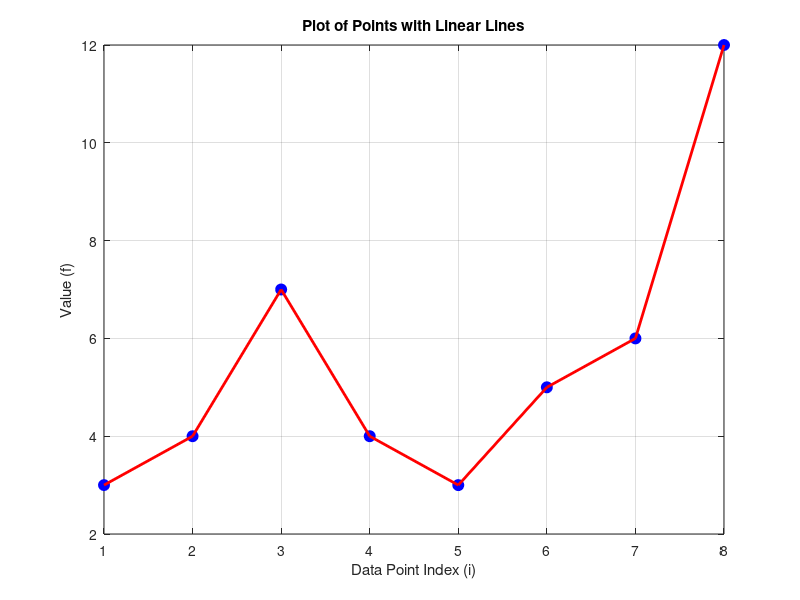

The MATLAB script that drew this image:
f = [3 4 7 4 3 5 6 12];

% Create a vector for the x-axis representing your data points
x = 1:numel(f);

% Create a figure and plot the points
figure;
plot(x, f, 'o', 'MarkerFaceColor', 'b', 'MarkerEdgeColor', 'b', 'MarkerSize', 8);
hold on;

% Plot linear lines between each point
for i = 1:numel(f) - 1
    line([x(i), x(i+1)], [f(i), f(i+1)], 'Color', 'r', 'LineWidth', 2);
end

hold off;

% Add labels and title
xlabel('Data Point Index (i)');
ylabel('Value (f)');
title('Plot of Points with Linear Lines');

% Optionally, you can adjust axis limits if needed
% xlim([0, numel(f) + 1]);

% Optionally, you can display grid lines
grid on;